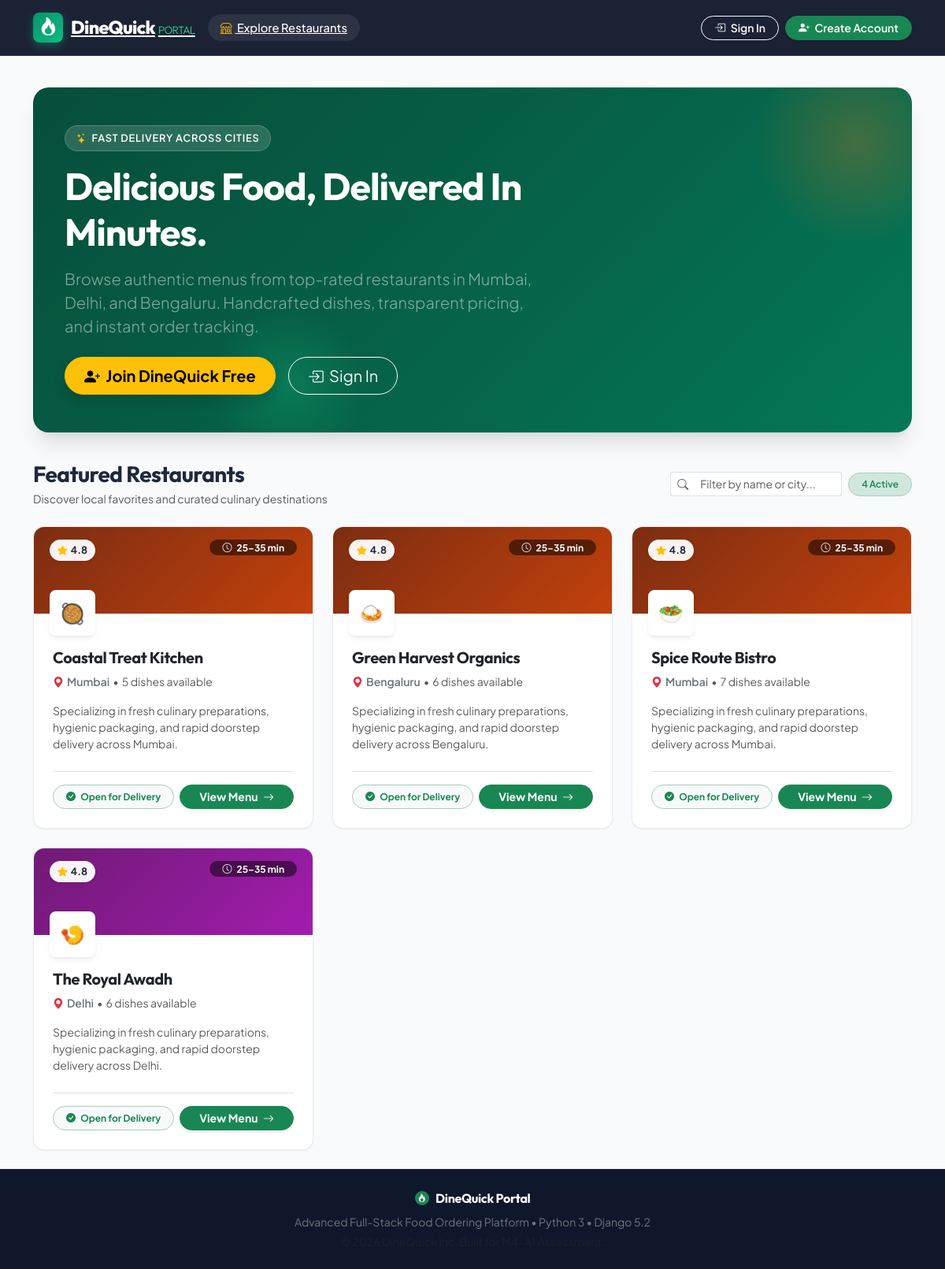
The page / on the database its author committed.
### orders/models.py (models this page shows, shortened)
class Restaurant(models.Model):
    name = models.CharField(max_length=120)
    city = models.CharField(max_length=100)

### orders/views.py (the view)
# urls.py: path("", views.restaurant_list, name="restaurant-list"),
def restaurant_list(request):
    restaurants = Restaurant.objects.all().order_by("name")
    return render(request, "orders/restaurant_list.html", {"restaurants": restaurants})

### orders/templates/orders/restaurant_list.html (shortened to what this page needs)
{% extends "orders/base.html" %}
{% block content %}
<div class="dq-hero">
  <div class="row align-items-center position-relative" style="z-index: 2;">
    <div class="col-lg-8">
      <span class="dq-hero-badge"><i class="bi bi-stars text-warning"></i> Fast Delivery Across Cities</span>
      <h1 class="display-5 fw-bold mb-3 text-white">Delicious Food, Delivered In Minutes.</h1>
      <p class="lead mb-4 text-white-50" style="max-width: 600px;">
        Browse authentic menus from top-rated restaurants in Mumbai, Delhi, and Bengaluru. Handcrafted dishes, transparent pricing, and instant order tracking.
      </p>
      {% if not user.is_authenticated %}
      <div class="d-flex flex-wrap gap-3">
        <a href="{% url 'register' %}" class="btn btn-warning btn-lg fw-bold rounded-pill px-4 shadow">
          <i class="bi bi-person-plus-fill me-1"></i> Join DineQuick Free
        </a>
        <a href="{% url 'login' %}" class="btn btn-outline-light btn-lg rounded-pill px-4">
          <i class="bi bi-box-arrow-in-right me-1"></i> Sign In
        </a>
      </div>
      {% endif %}
    </div>
  </div>
</div>
<div class="d-flex flex-wrap justify-content-between align-items-center gap-3 mb-4">
  <div>
    <h2 class="h3 fw-bold mb-1">Featured Restaurants</h2>
    <p class="text-muted small mb-0">Discover local favorites and curated culinary destinations</p>
  </div>
  <div class="d-flex align-items-center gap-2">
    <div class="input-group input-group-sm" style="max-width: 260px;">
      <span class="input-group-text bg-white border-end-0"><i class="bi bi-search text-muted"></i></span>
      <input type="text" id="restaurantFilter" class="form-control border-start-0" placeholder="Filter by name or city...">
    </div>
    <span class="badge bg-success-subtle text-success border border-success-subtle px-3 py-2 rounded-pill fw-semibold">
      {{ restaurants|length }} Active
    </span>
  </div>
</div>
<div class="row row-cols-1 row-cols-md-2 row-cols-lg-3 g-4" id="restaurantGrid">
  {% for restaurant in restaurants %}
  <div class="col restaurant-col" data-name="{{ restaurant.name|lower }}" data-city="{{ restaurant.city|lower }}">
    <div class="dq-restaurant-card h-100">
      <div class="dq-card-banner dq-card-banner-{{ forloop.counter|default:1|divisibleby:4|yesno:'4,1' }}">
        <div class="dq-rating-pill shadow-sm">
          <i class="bi bi-star-fill text-warning"></i> 4.8
        </div>
        <span class="badge bg-black bg-opacity-50 text-white rounded-pill px-3 py-1 small">
          <i class="bi bi-clock me-1"></i> 25–35 min
        </span>
      </div>
      <div class="dq-card-avatar">
        {% if forloop.counter == 1 %}🥘{% elif forloop.counter == 2 %}🍛{% elif forloop.counter == 3 %}🥗{% else %}🍤{% endif %}
      </div>
      <div class="p-4 pt-3 d-flex flex-column flex-grow-1">
        <div class="d-flex justify-content-between align-items-start mb-2">
          <h3 class="h5 fw-bold text-dark mb-0">{{ restaurant.name }}</h3>
        </div>
        <div class="d-flex align-items-center gap-1 text-muted small mb-3">
          <i class="bi bi-geo-alt-fill text-danger"></i>
          <span class="fw-semibold text-secondary">{{ restaurant.city }}</span>
          <span>&bull;</span>
          <span>{{ restaurant.menu_items.count }} dishes available</span>
        </div>
        <p class="text-muted small mb-4 flex-grow-1">
          Specializing in fresh culinary preparations, hygienic packaging, and rapid doorstep delivery across {{ restaurant.city }}.
        </p>
        <div class="pt-3 border-top d-flex justify-content-between align-items-center">
          <span class="badge bg-light text-success border border-success-subtle rounded-pill px-3 py-2 small">
            <i class="bi bi-check-circle-fill me-1"></i> Open for Delivery
          </span>
          <a href="{% url 'restaurant-menu' restaurant.pk %}" class="btn btn-success btn-sm rounded-pill px-4 fw-bold shadow-sm">
            View Menu <i class="bi bi-arrow-right ms-1"></i>
          </a>
        </div>
      </div>
    </div>
  </div>
  {% endfor %}
</div>
{% endblock %}

### orders/static/orders/style.css (style rules this page uses)
:root { --dq-primary: #059669; --dq-primary-dark: #047857; --dq-primary-light: #d1fae5; --dq-accent: #f97316; --dq-accent-light: #ffedd5; --dq-dark: #0f172a; --dq-dark-surface: #1e293b; --dq-light-bg: #f8fafc; --dq-card-bg: #ffffff; --dq-text-main: #1e293b; --dq-text-muted: #64748b; --dq-border: rgba(148, 163, 184, 0.2); --dq-shadow-sm: 0 1px 3px 0 rgba(0, 0, 0, 0.05), 0 1px 2px -1px rgba(0, 0, 0, 0.05); --dq-shadow-md: 0 4px 6px -1px rgba(0, 0, 0, 0.07), 0 2px 4px -2px rgba(0, 0, 0, 0.05); --dq-shadow-lg: 0 10px 25px -3px rgba(0, 0, 0, 0.08), 0 4px 6px -4px rgba(0, 0, 0, 0.04); --dq-shadow-xl: 0 20px 25px -5px rgba(0, 0, 0, 0.1), 0 8px 10px -6px rgba(0, 0, 0, 0.06); --dq-radius-sm: 8px; --dq-radius-md: 14px; --dq-radius-lg: 20px; --dq-radius-full: 9999px; }
body { font-family: 'Plus Jakarta Sans', -apple-system, BlinkMacSystemFont, 'Segoe UI', Roboto, sans-serif; background-color: var(--dq-light-bg); color: var(--dq-text-main); min-height: 100vh; display: flex; flex-direction: column; -webkit-font-smoothing: antialiased; }
h1, h2, h3, h4, h5, h6, .brand-font { font-family: 'Outfit', sans-serif; letter-spacing: -0.02em; }
.dq-hero { background: linear-gradient(135deg, #064e3b 0%, #065f46 45%, #047857 100%); border-radius: var(--dq-radius-lg); padding: 48px 40px; position: relative; overflow: hidden; box-shadow: var(--dq-shadow-xl); margin-bottom: 36px; color: #ffffff; }
.dq-hero::before { content: ''; position: absolute; top: -60px; right: -60px; width: 260px; height: 260px; background: radial-gradient(circle, rgba(249, 115, 22, 0.25) 0%, transparent 70%); border-radius: 50%; pointer-events: none; }
.dq-hero::after { content: ''; position: absolute; bottom: -40px; left: 20%; width: 200px; height: 200px; background: radial-gradient(circle, rgba(16, 185, 129, 0.3) 0%, transparent 70%); border-radius: 50%; pointer-events: none; }
.dq-hero-badge { display: inline-flex; align-items: center; gap: 6px; background: rgba(255, 255, 255, 0.15); backdrop-filter: blur(8px); padding: 6px 14px; border-radius: var(--dq-radius-full); font-size: 0.8rem; font-weight: 600; text-transform: uppercase; letter-spacing: 0.06em; margin-bottom: 16px; border: 1px solid rgba(255, 255, 255, 0.2); }
.dq-restaurant-card { background: var(--dq-card-bg); border: 1px solid var(--dq-border); border-radius: var(--dq-radius-md); overflow: hidden; transition: all 0.25s cubic-bezier(0.16, 1, 0.3, 1); box-shadow: var(--dq-shadow-sm); display: flex; flex-direction: column; }
.dq-card-banner { height: 110px; background: linear-gradient(135deg, #1e293b 0%, #334155 100%); padding: 16px 20px; display: flex; justify-content: space-between; align-items: flex-start; position: relative; }
.dq-card-banner-1 { background: linear-gradient(135deg, #7c2d12 0%, #c2410c 100%); }
.dq-card-banner-4 { background: linear-gradient(135deg, #701a75 0%, #a21caf 100%); }
.dq-rating-pill { background: rgba(255, 255, 255, 0.95); backdrop-filter: blur(4px); color: #1e293b; font-size: 0.8rem; font-weight: 700; padding: 4px 10px; border-radius: var(--dq-radius-full); display: inline-flex; align-items: center; gap: 4px; }
.dq-card-avatar { width: 58px; height: 58px; border-radius: var(--dq-radius-sm); background: #ffffff; box-shadow: var(--dq-shadow-md); margin-top: -30px; margin-left: 20px; display: flex; align-items: center; justify-content: center; font-size: 1.6rem; border: 3px solid #ffffff; position: relative; z-index: 2; }

### rows shown on the page
Restaurant: name "Coastal Treat Kitchen", city "Mumbai", menu_items.count "5"
Restaurant: name "Green Harvest Organics", city "Bengaluru", menu_items.count "6"
Restaurant: name "Spice Route Bistro", city "Mumbai", menu_items.count "7"
Restaurant: name "The Royal Awadh", city "Delhi", menu_items.count "6"

### other values the page prints
{{ restaurants|length }} "4"
